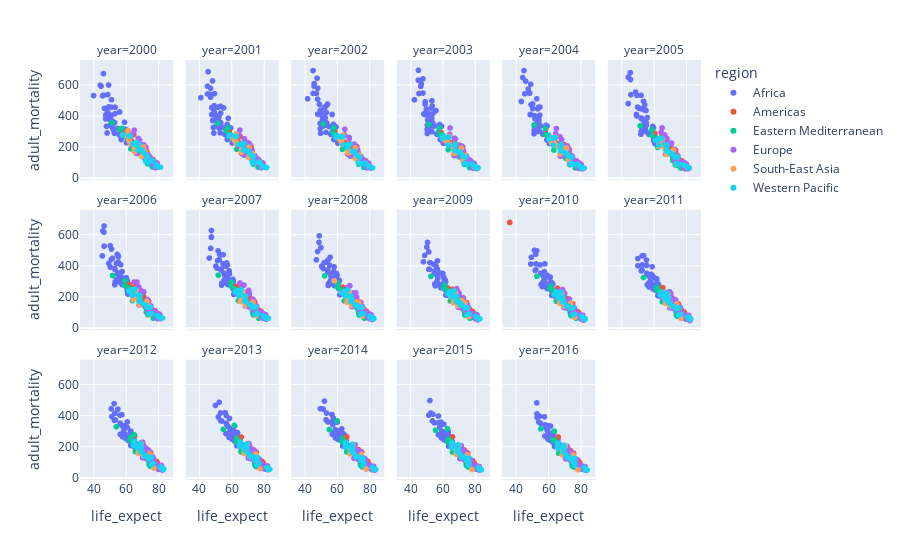

Notebook cell for this chart:
### Markdown cell above
### Mortality rates correlations

### Code cell
# Observing target distribution
px.scatter(
    df_clean, 
    y='adult_mortality', 
    x='life_expect', 
    color='region', 
    facet_col='year', facet_col_wrap=6)
